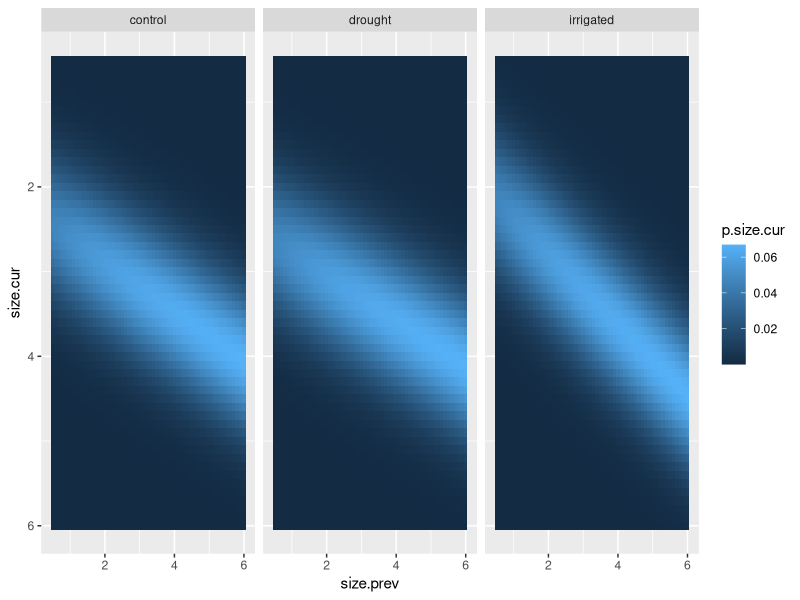

The R source for this figure: (Note: this script raises an error after producing the figure.)
# Script for re-running reproductive vital rate models and performing model
# selection and exporting a deterministic, survival e kernel for
# IPM analysis.
# Reads in processed demo/seed (including phenology) data, 2016-2024
# (sn init july 2024)

# --- Setup ---------------------------------------------------------

library(ggplot2)
library(dplyr)
library(tidyr)
library(glmmTMB)

rm(list = ls())

all.data = merge(
  x = read.csv('01_data_cleaning/out/demo_phen_seed_2016-2024_final.csv'),
  y = read.csv('00_raw_data/plot_treatments.csv'),
  by.x = 'Plot', by.y = 'plot'
)

nrow(all.data)
head(all.data)

all.demo = all.data %>% 
  filter(in.demo) %>%
  distinct(plantid, Year, .keep_all = TRUE)

nrow(all.demo)

# Get survival dataset

# Survival dataset:
# (Two versions: a size-dependent one and a size-independent one
# almost surely we will use the size-dependent one for analysis)

demo.surv = merge(
  # Demo in time step t+1
  x = all.demo %>% 
    mutate(prev.year = Year - 1) %>%
    rename(surv.year = Year) %>%
    select(Plot, plantid, surv.year, prev.year, No.leaves, Leaf.length, surv, trt),
  # Demo in time step t
  y = all.demo %>%
    # we are *only* interested in plants alive in time step t
    filter(surv) %>%
    # Select relevant columns
    select(Plot, plantid, Year, No.leaves, Leaf.length, trt),
  by.x = c('Plot', 'plantid', 'prev.year', 'trt'),
  by.y = c('Plot', 'plantid', 'Year', 'trt'),
  suffixes = c('', '.pre'),
  all.x = FALSE, all.y = FALSE
)

head(demo.surv)
# should be less than 1
table(demo.surv$surv, useNA = 'always')
# good

# Want to get a column where we can estimate sizes
demo.surv.sizes = demo.surv %>% 
  filter(
    !is.na(Leaf.length.pre) & !is.na(No.leaves.pre) &
      Leaf.length.pre > 0 & No.leaves.pre > 0
  ) %>%
  # Get rid of 2016 records because the sizes are not reliable
  filter(prev.year > 2016) %>%
  # Add size columns
  mutate(size.prev = log(No.leaves.pre * Leaf.length.pre))

nrow(demo.surv.sizes)
table(demo.surv.sizes$surv, useNA = 'always')

# Subset for growth estimation
demo.grow = demo.surv.sizes %>% 
  filter(surv, !is.na(Leaf.length) & !is.na(No.leaves) & Leaf.length > 0 & No.leaves > 0) %>%
  mutate(size.cur = log(Leaf.length * No.leaves))

# Finally: subset surv dataset to not include 2023-2024 surv
demo.surv.sizes = demo.surv.sizes %>% filter(surv.year < 2024)

### ----- MODEL SELECTION -----

# # ------------------------------------------------
# # Fit survival models
# 
# # First question: do we need size and/or year
# # (I suspect we will)
# 
# s_0 = glmmTMB(
#   formula = surv ~ (1 | Plot),
#   family = 'binomial',
#   data = demo.surv.sizes
# )
# 
# s_y = glmmTMB(
#   formula = surv ~ (1 | surv.year) + (1 | Plot),
#   family = 'binomial',
#   data = demo.surv.sizes
# )
# 
# s_s = glmmTMB(
#   formula = surv ~ size.prev + (1 | Plot),
#   family = 'binomial',
#   data = demo.surv.sizes
# )
# 
# s_s_y = glmmTMB(
#   formula = surv ~ size.prev + (1 | surv.year) + (1 | Plot),
#   family = 'binomial',
#   data = demo.surv.sizes
# )
# 
# AIC(s_0, s_y, s_s, s_s_y) %>% mutate(daic = round(AIC - min(AIC), 2))
# 
# # Interesting! No support for year effects.
# 
# summary(s_s)
# # Increasing size increases odds of survival, unsurprisingly!
# 
# # Models to test:
# # - Treatment effect
# # - Size-treatment interaciton
# 
# s_t = glmmTMB(
#   formula = surv ~ size.prev + trt + (1 | Plot),
#   family = 'binomial',
#   data = demo.surv.sizes
# )
# 
# s_ts = glmmTMB(
#   formula = surv ~ size.prev * trt + (1 | Plot),
#   family = 'binomial',
#   data = demo.surv.sizes
# )
# 
# AIC(s_s, s_t, s_ts) %>% mutate(daic = round(AIC - min(AIC), 2))
# # No treatment effects.
# 
# # Plot of this model:
# surv.preds = data.frame(size.prev = (5:60) / 10) %>%
#   mutate(pred = predict(s_s, re.form = ~ 0, newdata = ., allow.new.levels = TRUE, type = 'response'))
# 
# head(surv.preds)
# 
# demo.surv.sizes %>%
#   mutate(surv = as.numeric(surv)) %>%
#   ggplot(aes(x = size.prev, y = surv)) +
#   geom_point(position = position_jitter(height = 0.2), alpha = 0.1, size = 3) +
#   geom_line(data = surv.preds, aes(y = pred))
# 
# # # Random effects:
# 
# # Plot level effects:
# data.frame(ranef(s_s_y)$cond$Plot) %>%
#   mutate(Plot = row.names(.)) %>%
#   rename(incp = `X.Intercept.`) %>%
#   merge(distinct(demo.surv.sizes, Plot, trt)) %>%
#   mutate(Plot = factor(Plot)) %>%
#   ggplot(aes(x = Plot, y = incp, colour = trt)) +
#   geom_point(size = 4) +
#   scale_colour_manual(values = c('black', 'red', 'blue'))
# # Definitely not seeing a clear pattern here
# 
# # Maybe slightly higher intercepts for irrigated but I trust the models
# # suggesting no treatment effect
# 
# 
# # ------------------------------------------------
# # Fit growth models
# 
# # Test for year effects
# 
# g_0 = glmmTMB(
#   size.cur ~ size.prev + (1 | Plot / plantid),
#   data = demo.grow
# )
# 
# g_y = glmmTMB(
#   size.cur ~ size.prev + (1 | prev.year) + (1 | Plot / plantid),
#   data = demo.grow
# )
# 
# AIC(g_y, g_0)
# # Yep. Support for a year effect.
# 
# # Treatment effect
# 
# g_t = glmmTMB(
#   size.cur ~ size.prev + trt + (1 | prev.year) + (1 | Plot / plantid),
#   data = demo.grow
# )
# 
# AIC(g_t, g_y)
# # Wow... no treatment effect.
# 
# # There are a couple of other things to try:
# # - treatment-year
# # - treatment-size
# # - size-year
# 
# g_ty = glmmTMB(
#   size.cur ~ size.prev + trt + (1 | prev.year) + (1 | prev.year:trt) + (1 | Plot / plantid),
#   data = demo.grow
# )
# 
# g_st.ty = glmmTMB(
#   size.cur ~ size.prev + size.prev * trt + (1 | prev.year) + (1 | prev.year:trt) + (1 | Plot / plantid),
#   data = demo.grow
# )
# 
# g_st = glmmTMB(
#   size.cur ~ size.prev * trt + (1 | prev.year) + (1 | Plot / plantid),
#   data = demo.grow
# )
# 
# g_sy = glmmTMB(
#   size.cur ~ size.prev + (size.prev | prev.year) + (1 | Plot / plantid),
#   data = demo.grow
# )
# 
# AIC(g_y, g_t, g_ty, g_st.ty, g_st, g_sy) %>% mutate(daic = round(AIC - min(AIC), 2))
# # Yep - as before, overwhelming support for the year-treatment interaction
# 
# summary(g_st.ty)
# summary(g_ty)
# # These feel like *very* weak effects on average...
# # (We also have slight advantages to both drought and irrigation...)
# 
# # glmmTMB won't let me generate predictions with half-specified random effects
# data.frame(ranef(g_st.ty)$cond$`prev.year:trt`) %>%
#   rename(intcp = `X.Intercept.`) %>%
#   mutate(year.trt = row.names(.)) %>%
#   separate(year.trt, into = c('year', 'trt'), sep = ':') %>%
#   ggplot(aes(x = year, y = intcp, colour = trt, group = trt)) +
#   geom_line() +
#   scale_colour_manual(values = c('black', 'red', 'blue'))
# # Hmm... yep pretty noisy  
# # Although if the mean effect of drought is +.12... that's actually kinda big
# # compared to the magnitude of fluctuations?
# 
# # What would results look like if I made predictions for the median plant+plot?
# abs(ranef(g_st.ty)$cond$Plot) %>% arrange(`(Intercept)`) # median plot is 13, eff is +.0222
# ranef(g_st.ty)$cond$`plantid:Plot` %>% 
#   mutate(pla = row.names(.)) %>% 
#   filter(grepl('\\_13\\:', pla)) %>% 
#   mutate(eff = `(Intercept)` + .0222) %>% 
#   arrange(abs(eff))
# # seems like median plant is our old friend 3989_13:13
# 
# expand.grid(
#   size.prev = (5:60)/10,
#   prev.year = factor(2017:2023),
#   trt = c('control', 'drought', 'irrigated')
# ) %>%
#   mutate(Plot = 13, plantid = '3989_13') %>%
#   mutate(pp = predict(g_st.ty, newdata = ., re.form = NULL)) %>%
#   ggplot(aes(x = size.prev, y = pp, colour = trt, group = trt)) +
#   geom_segment(aes(x = 0.5, y = 0.5, xend = 6, yend = 6), linetype = 2, colour = 'gray77') +
#   geom_line() +
#   scale_colour_manual(values = c('black', 'red', 'blue')) +
#   facet_wrap(~ prev.year)
# # Usually, but not always, control performing below drought...
# # (It would be cool to iterate individuals through the years...)
# 
# # Compare predictions from our two different models
# expand.grid(
#   size.prev = (5:60)/10,
#   trt = c('control', 'drought', 'irrigated')
# ) %>%
#   mutate(
#     pred.yrf = predict(g_st.ty, newdata = ., re.form = ~ 0, allow.new.levels = TRUE),
#     pred.nrf = predict(g_st, newdata = ., re.form = ~ 0, allow.new.levels = TRUE)
#   ) %>%
#   ggplot(aes(x = pred.nrf, y = pred.yrf, colour = trt)) +
#   geom_segment(aes(x = 2, y = 2, xend = 4.5, yend = 4.5), linetype = 2, colour = 'gray77') +
#   geom_point(size = 3, alpha = 0.25) +
#   labs(x = 'non-year varying', y = 'year-varying') +
#   scale_colour_manual(values = c('black', 'red', 'blue'))
# # above diagonal: greater predicted growth in year-varying model
# # below diagonal: greater predicted growth in non-year varying model
# # there's the *least* change in the control treatment...
# 
# expand.grid(
#   size.prev = (5:60)/10,
#   trt = c('control', 'drought', 'irrigated')
# ) %>%
#   mutate(
#     pred.yrf = predict(g_st.ty, newdata = ., re.form = ~ 0, allow.new.levels = TRUE),
#     pred.nrf = predict(g_st, newdata = ., re.form = ~ 0, allow.new.levels = TRUE)
#   ) %>%
#   pivot_longer(cols = c(pred.yrf, pred.nrf), names_to = 'model', values_to = 'pred') %>%
#   ggplot(aes(x = size.prev, y = pred, group = interaction(trt, model), colour = trt)) +
#   geom_segment(aes(x = .5, y = .5, xend = 6, yend = 6), linetype = 2, colour = 'gray77') +
#   geom_line(aes(linetype = model)) +
#   labs(x = 'non-year varying', y = 'year-varying') +
#   scale_colour_manual(values = c('black', 'red', 'blue'))
# # The model with the year-varying effects has less shrinkage for large plants, less growth for small plants
# 
# # I just don't trust these random effects
# AIC(g_y, g_st, g_sy) %>% mutate(daic = round(AIC - min(AIC), 2))
# 
# # Out of these, g_st appears to be best supported
# summary(g_st.ty)
# 
# expand.grid(trt = c('control', 'drought', 'irrigated'), size.prev = (5:60)/10) %>%
#   mutate(size.cur = predict(g_st.ty, re.form = ~ 0, newdata = ., allow.new.levels = TRUE)) %>%
#   ggplot(aes(x = size.prev, y = size.cur, colour = trt, group = trt)) +
#   geom_segment(aes(x = .5, y = .5, xend = 6, yend = 6), linetype = 2, linewidth = 0.25) +
#   geom_point(data = demo.grow, size = 3, alpha = 0.1) +
#   geom_line() +
#   scale_colour_manual(values = c('black', 'red', 'blue')) +
#   facet_wrap(~ trt)
# # Hmm...
# 
# # Look at residuals
# demo.grow %>%
#   mutate(resids = residuals(g_st.ty)) %>%
#   ggplot(aes(x = size.prev, y = resids, colour = trt)) +
#   geom_segment(aes(x = .5, xend = 6, y = 0, yend = 0), colour = 'gray', linetype = 2, linewidth = 0.5) +
#   scale_colour_manual(values = c('black' ,'red', 'blue')) +
#   geom_point(alpha = 0.1, size = 3)
# # Eh... a few outliers for medium-large plants...
# 
# demo.grow %>%
#   mutate(resids = residuals(g_st)) %>%
#   ggplot(aes(x = prev.year, y = resids)) +
#   geom_segment(aes(x = 2017, xend = 2023, y = 0, yend = 0), linetype = 2, linewidth = 0.5) +
#   geom_point(position = position_jitter(width = 0.4), alpha = 0.05, size = 3)
# # A few negative outliers in 2022, 2023 but nothing awful.

# ------------------------------------------------
# Construct kernels

# --- Refit final models

# Survival model
s_s = glmmTMB(
  formula = surv ~ size.prev + (1 | Plot),
  family = 'binomial',
  data = demo.surv.sizes
)

# Growth model
g_st.ty = glmmTMB(
  size.cur ~ size.prev + size.prev * trt + (1 | prev.year) + (1 | prev.year:trt) + (1 | Plot / plantid),
  data = demo.grow
)

# --- Extract parameters needed

# Residual variance in growth models
grow.sd = summary(g_st.ty)$sigma

# --- Construct and work with data frame

# Get a scaffold
grow.surv.kernel = expand.grid(
  size.prev = (5:60)/10,
  size.cur = (5:60)/10,
  trt = c('control', 'drought', 'irrigated')
)

grow.surv.kernel = grow.surv.kernel %>%
  # Predicted survival
  mutate(
    pred.surv = predict(
      newdata = .,
      object = s_s, type = 'response',
      re.form = ~ 0, allow.new.levels = TRUE
    )
  ) %>%
  # Predicted growth
  mutate(
    pred.grow.mean = predict(
      newdata = .,
      object = g_st.ty, type = 'response',
      re.form = ~ 0, allow.new.levels = TRUE
    )
  ) %>%
  # Predicted distribution of sizes in next time step
  mutate(p.grow.size = 0.1 * dnorm(size.cur, mean = pred.grow.mean, sd = grow.sd)) %>%
  # Combine all together to get overall size distribution in next time step
  mutate(p.size.cur = pred.surv * p.grow.size)

ggplot(grow.surv.kernel, aes(x = size.prev, y = size.cur)) +
  geom_tile(aes(fill = p.size.cur)) +
  scale_y_reverse() +
  facet_wrap(~ trt)

# Neat

write.csv(
  grow.surv.kernel,
  file = '03_construct_kernels/out/deterministic_growsurv_kernel.csv',
  row.names = FALSE
)


# --- Sensitivities

# Parameters of interest:
# - Survival model
#   - Intercept
#   - Slope (size-dependence)
# - Growth model:
#   - Intercept
#   - Slope (size-dependence)
#   - Residual (standard deviation term)

# Perturbation amount
delta = 0.0001

# Get a list for outputs
outputs = vector('list', 5)

# Residual variance in growth models
grow.sd = summary(g_st.ty)$sigma

# Data frame to generate predictions for
grow.surv.kernel = expand.grid(
  size.prev = (5:60)/10,
  size.cur = (5:60)/10,
  trt = c('control', 'drought', 'irrigated')
)

# Start the perturbations

# 1: Survival model intercept
outputs[[1]] = grow.surv.kernel %>%
  # Predicted survival
  mutate(
    pred.surv = predict(
      newdata = .,
      object = s_s, type = 'response',
      newparams = s_s$fit$par %>%
        (function(x) {
          x[1] <- x[1] + delta
          return(x)
        }),
      re.form = ~ 0, allow.new.levels = TRUE
    )
  ) %>%
  # Predicted growth
  mutate(
    pred.grow.mean = predict(
      newdata = .,
      object = g_st.ty, type = 'response',
      re.form = ~ 0, allow.new.levels = TRUE
    )
  ) %>%
  mutate(
    p.grow.size = 0.1 * dnorm(size.cur, pred.grow.mean, grow.sd)
  ) %>%
  # Combine all together to get overall size distribution in next time step
  mutate(p.size.cur = pred.surv * p.grow.size) %>%
  mutate(
    perturb.param = 'surv_int',
    # no treatment effects on survival
    orig.par.val = s_s$fit$par[1]
  )

# 2: Survival model 
outputs[[2]] = grow.surv.kernel %>%
  # Predicted survival
  mutate(
    pred.surv = predict(
      newdata = .,
      object = s_s, type = 'response',
      newparams = s_s$fit$par %>%
        (function(x) {
          x[2] <- x[2] + delta
          return(x)
        }),
      re.form = ~ 0, allow.new.levels = TRUE
    )
  ) %>%
  # Predicted growth
  mutate(
    pred.grow.mean = predict(
      newdata = .,
      object = g_st.ty, type = 'response',
      re.form = ~ 0, allow.new.levels = TRUE
    )
  ) %>%
  mutate(
    p.grow.size = 0.1 * dnorm(size.cur, pred.grow.mean, grow.sd)
  ) %>%
  # Combine all together to get overall size distribution in next time step
  mutate(p.size.cur = pred.surv * p.grow.size) %>%
  mutate(
    perturb.param = 'surv_slope',
    # no treatment effects on survival size dependence
    orig.par.val = s_s$fit$par[2]
  )

# 3: Growth model intercept

outputs[[3]] = grow.surv.kernel %>%
  # Predicted survival
  mutate(
    pred.surv = predict(
      newdata = .,
      object = s_s, type = 'response',
      re.form = ~ 0, allow.new.levels = TRUE
    )
  ) %>%
  # Predicted growth
  mutate(
    pred.grow.mean = predict(
      newdata = .,
      object = g_st.ty, type = 'response',
      newparams = g_st.ty$fit$par %>%
        (function(x) {
          x[1] <- x[1] + delta
          return(x)
        }),
      re.form = ~ 0, allow.new.levels = TRUE
    )
  ) %>%
  mutate(
    p.grow.size = 0.1 * dnorm(size.cur, pred.grow.mean, grow.sd)
  ) %>%
  # Combine all together to get overall size distribution in next time step
  mutate(p.size.cur = pred.surv * p.grow.size) %>%
  mutate(
    perturb.param = 'grow_int',
    orig.par.val = case_when(
      trt %in% 'control' ~ g_st.ty$fit$par[1],
      trt %in% 'drought' ~ g_st.ty$fit$par[1] + g_st.ty$fit$par[3],
      trt %in% 'irrigated' ~ g_st.ty$fit$par[1] + g_st.ty$fit$par[4]
    ) # g_st.ty$fit$par[1]
  )


# 4: Growth model intercept

outputs[[4]] = grow.surv.kernel %>%
  # Predicted survival
  mutate(
    pred.surv = predict(
      newdata = .,
      object = s_s, type = 'response',
      re.form = ~ 0, allow.new.levels = TRUE
    )
  ) %>%
  # Predicted growth
  mutate(
    pred.grow.mean = predict(
      newdata = .,
      object = g_st.ty, type = 'response',
      newparams = g_st.ty$fit$par %>%
        (function(x) {
          x[2] <- x[2] + delta
          return(x)
        }),
      re.form = ~ 0, allow.new.levels = TRUE
    )
  ) %>%
  mutate(
    p.grow.size = 0.1 * dnorm(size.cur, pred.grow.mean, grow.sd)
  ) %>%
  # Combine all together to get overall size distribution in next time step
  mutate(p.size.cur = pred.surv * p.grow.size) %>%
  mutate(
    perturb.param = 'grow_slope',
    orig.par.val = case_when(
      trt %in% 'control' ~ g_st.ty$fit$par[2],
      trt %in% 'drought' ~ g_st.ty$fit$par[2] + g_st.ty$fit$par[5],
      trt %in% 'irrigated' ~ g_st.ty$fit$par[2] + g_st.ty$fit$par[6]
    ) # g_st.ty$fit$par[2]
  )

# 5: Growth model standard deviation

outputs[[5]] = grow.surv.kernel %>%
  # Predicted survival
  mutate(
    pred.surv = predict(
      newdata = .,
      object = s_s, type = 'response',
      re.form = ~ 0, allow.new.levels = TRUE
    )
  ) %>%
  # Predicted growth
  mutate(
    pred.grow.mean = predict(
      newdata = .,
      object = g_st.ty, type = 'response',
      re.form = ~ 0, allow.new.levels = TRUE
    )
  ) %>%
  mutate(
    p.grow.size = 0.1 * dnorm(size.cur, pred.grow.mean, grow.sd + delta)
  ) %>%
  # Combine all together to get overall size distribution in next time step
  mutate(p.size.cur = pred.surv * p.grow.size) %>%
  mutate(
    perturb.param = 'grow_sigma',
    orig.par.val = grow.sd
  )

outputs.all = do.call(rbind, outputs)

write.csv(
  outputs.all %>% select(size.prev, size.cur, trt, p.size.cur, perturb.param, orig.par.val),
  file = '03_construct_kernels/out/deterministic_grow_coef_perturbation_no_phen.csv',
  row.names = FALSE
)
